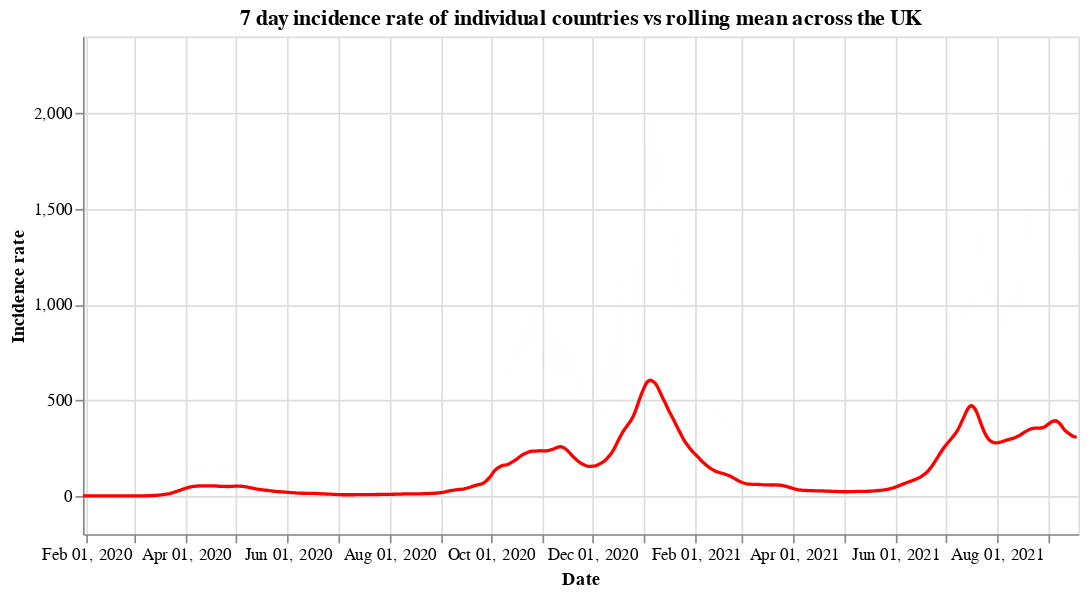

Source (notebook cell):
### Code cell
#collapse
countries = uk_cases['areaName'].unique()
countries.sort()

selection = alt.selection_single(
    name='Select',
    fields=['areaName'],
    init={'areaName': 'Wales'},
    bind={'areaName': alt.binding_select(options=countries)}
)

# scatter plot, modify opacity based on selection
bars = alt.Chart(uk_cases).mark_bar().add_selection(
    selection
).encode(
    x=alt.X("yearmonthdate(date):T", axis=alt.Axis(title='Date')),
    y=alt.Y("weeklyCasesRate:Q", axis=alt.Axis(title='Incidence rate')),
    tooltip='weeklyCasesRate:Q',
    opacity=alt.condition(selection, alt.value(1), alt.value(0))
).properties(title=f'7 day incidence rate of individual countries vs rolling mean across the UK', width=600)

line = alt.Chart(overview_cases).mark_line(
    color='red',
    size=2,
).transform_window(
    rolling_mean='mean(weeklyCasesRate)',
    frame=[0, 7]
).encode(
    x='yearmonthdate(date):T',
    y='rolling_mean:Q'
)

alt.layer(bars, line)

### Figure 1 — Vega-Lite specification as saved in the notebook (floating-point values rounded to 4 significant figures; data arrays with more than 128 entries replaced by an {"elided": "..."} marker saying what was removed)
{"config": {"view": {"continuousWidth": 400, "continuousHeight": 300}}, "layer": [{"data": {"name": "data-6989a447a0facb26004771cb9ba1054f"}, "mark": "bar", "encoding": {"opacity": {"condition": {"value": 1, "selection": "Select"}, "value": 0}, "tooltip": {"type": "quantitative", "field": "weeklyCasesRate"}, "x": {"type": "temporal", "axis": {"title": "Date"}, "field": "date", "timeUnit": "yearmonthdate"}, "y": {"type": "quantitative", "axis": {"title": "Incidence rate"}, "field": "weeklyCasesRate"}}, "selection": {"Select": {"type": "single", "fields": ["areaName"], "init": {"areaName": "Wales"}, "bind": {"areaName": {"input": "select", "options": ["England", "Northern Ireland", "Scotland", "Wales"]}}}}, "title": "7 day incidence rate of individual countries vs rolling mean across the UK", "width": 600}, {"data": {"name": "data-e2ac982451e4556fcc6410709f76a2eb"}, "mark": {"type": "line", "color": "red", "size": 2}, "encoding": {"x": {"type": "temporal", "field": "date", "timeUnit": "yearmonthdate"}, "y": {"type": "quantitative", "field": "rolling_mean"}}, "transform": [{"window": [{"op": "mean", "field": "weeklyCasesRate", "as": "rolling_mean"}], "frame": [0, 7]}]}], "$schema": "https://vega.github.io/schema/vega-lite/v4.8.1.json", "datasets": {"data-6989a447a0facb26004771cb9ba1054f": {"elided": "2300 records"}, "data-e2ac982451e4556fcc6410709f76a2eb": {"elided": "598 records"}}}
